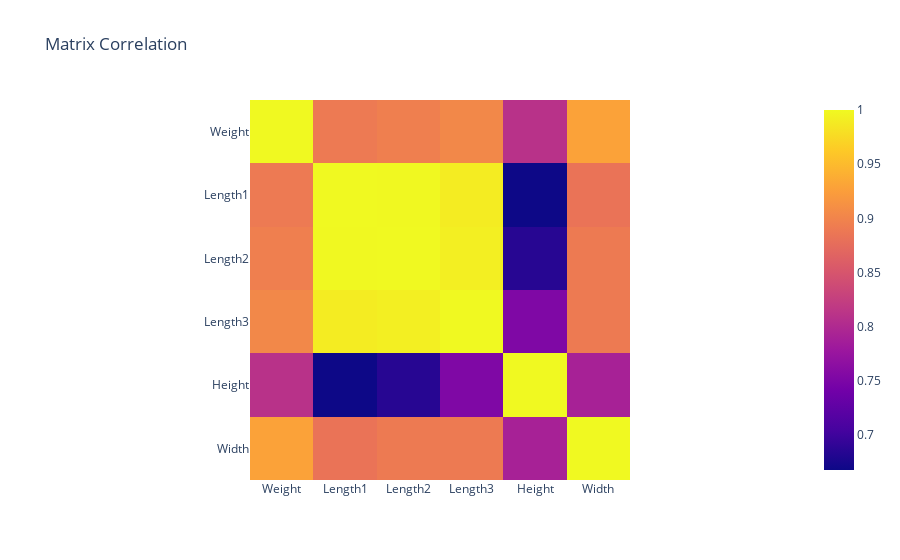

This figure's notebook cell:
### Code cell
import plotly.express as px
corr = fish2.corr()
fig = px.imshow(corr, title='Matrix Correlation', aspect='equal')
fig.show()

### Figure 1 — Plotly figure (JSON) as saved in the notebook; plotly's stock layout.template omitted (floating-point values rounded to 4 significant figures)
{"data": [{"coloraxis": "coloraxis", "hovertemplate": "x: %{x}<br>y: %{y}<br>color: %{z}<extra></extra>", "name": "0", "type": "heatmap", "x": ["Weight", "Length1", "Length2", "Length3", "Height", "Width"], "xaxis": "x", "y": ["Weight", "Length1", "Length2", "Length3", "Height", "Width"], "yaxis": "y", "z": [[1, 0.8899, 0.8946, 0.9037, 0.81, 0.9284], [0.8899, 1, 0.9994, 0.9894, 0.6677, 0.8831], [0.8946, 0.9994, 1, 0.9922, 0.6845, 0.89], [0.9037, 0.9894, 0.9922, 1, 0.7529, 0.8905], [0.81, 0.6677, 0.6845, 0.7529, 1, 0.7904], [0.9284, 0.8831, 0.89, 0.8905, 0.7904, 1]]}], "layout": {"coloraxis": {"colorscale": [[0, "#0d0887"], [0.1111, "#46039f"], [0.2222, "#7201a8"], [0.3333, "#9c179e"], [0.4444, "#bd3786"], [0.5556, "#d8576b"], [0.6667, "#ed7953"], [0.7778, "#fb9f3a"], [0.8889, "#fdca26"], [1, "#f0f921"]]}, "title": {"text": "Matrix Correlation"}, "xaxis": {"anchor": "y", "constrain": "domain", "domain": [0, 1], "scaleanchor": "y"}, "yaxis": {"anchor": "x", "autorange": "reversed", "constrain": "domain", "domain": [0, 1]}}}
